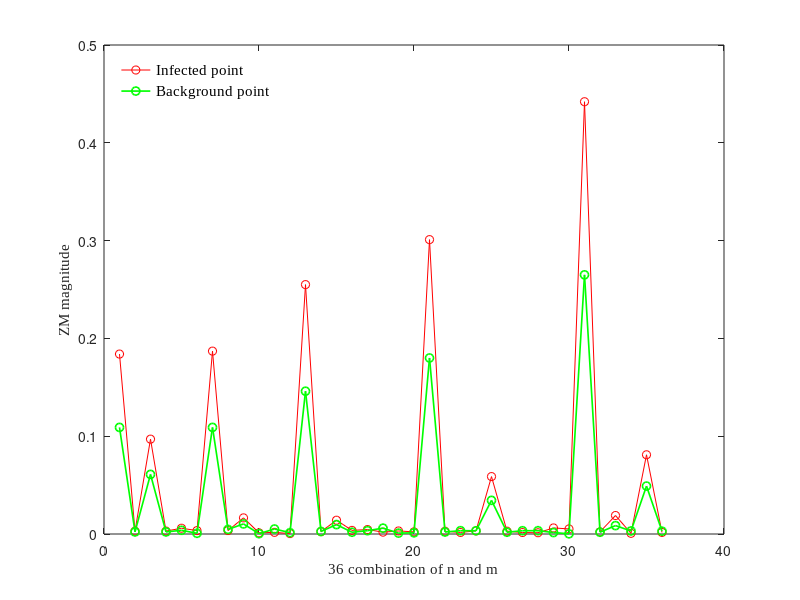

Source code (MATLAB):
close all;
clear all;

x= [1,2,3,4,5,6,7,8,9,10,11,12,13,14,15,16,17,18,19,20,21,22,23,24,25,26,27,28,29,30,31,32,33,34,35,36];
y=[184,3,97,3,5.9,3.5,187,3.5,16.5,1.2,1.7,0.4,255,2.4,14.1,3.7,4.57,1.9,3.1,2.22,301,2.8,1.6,3.25,58.7,2.9,1.5,1.3,6.2,5.2,442,2.2,18.9,0.7,81,1.6];
y1=[109,2.1,60.95,2.1,3.8,0.7,109,4.7,10.3,0.32,5.1,1.4,146,2.6,9.6,1.8,3.4,6.0,0.9,1.2,180,2.0,3.4,3.3,34.4,1.8,3.35,3.4,1.5,0.2,265,1.8,8.6,3.1,49,2.88];
y2=y1/1000;
y3=y/1000;
plot(x,y3,'-ro',x,y2,'-go','LineWidth',1.2);
% %plot(t,sin(2*t),'-mo',...
%     'LineWidth',2,...
%     'MarkerEdgeColor','k',...
%     'MarkerFaceColor',[.49 1 .63],...
%     'MarkerSize',10)
xlabel('36 combination of n and m','FontSize',11,'FontName','Times New Roman');
ylabel('ZM magnitude' ,'FontSize',11,'FontName','Times New Roman');
legend('Infected point','Background point','FontSize',11,'Location','northwest','FontName','Times New Roman');
legend box off